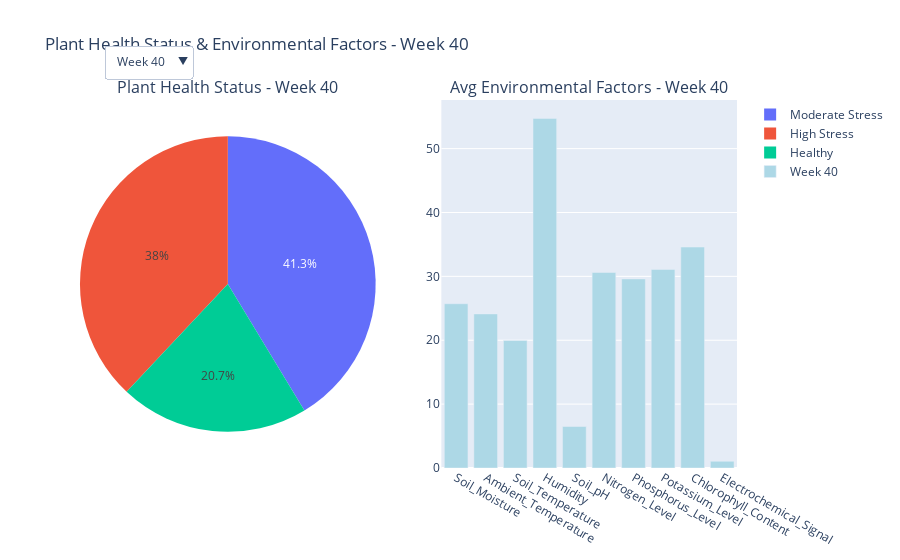

Source (notebook cell):
### Code cell
import os
import pandas as pd
import plotly.graph_objects as go
from plotly.subplots import make_subplots

# Get the file path from an environment variable
RAW_DATA_PATH = os.getenv("RAW_DATA_PATH")

# Load data
if RAW_DATA_PATH and os.path.exists(RAW_DATA_PATH):
    data = pd.read_csv(RAW_DATA_PATH)
else:
    raise FileNotFoundError("CSV file not found. Check RAW_DATA_PATH.")

# Convert timestamp column to datetime type
data['Timestamp'] = pd.to_datetime(data['Timestamp'])

# Extract week
data["Week"] = data["Timestamp"].dt.isocalendar().week

# Get unique weeks
unique_weeks = sorted(data["Week"].unique())

# Select key environmental features (excluding Light Intensity)
env_features = [
    "Soil_Moisture", "Ambient_Temperature", "Soil_Temperature", "Humidity", 
    "Soil_pH", "Nitrogen_Level", "Phosphorus_Level", 
    "Potassium_Level", "Chlorophyll_Content", "Electrochemical_Signal"
]

# --------- INITIAL DATA: First Available Week ---------
initial_week = unique_weeks[0]
filtered_data = data[data["Week"] == initial_week]

# Compute Plant Health Distribution (Tile 1)
plant_health_counts = filtered_data["Plant_Health_Status"].value_counts().reset_index()
plant_health_counts.columns = ["Plant_Health_Status", "Count"]

# Compute Avg Environmental Factors (Tile 2)
avg_values = filtered_data[env_features].mean()

# --------- CREATE SUBPLOTS ---------
fig = make_subplots(
    rows=1, cols=2,
    subplot_titles=(
        f"Plant Health Status - Week {initial_week}", 
        f"Avg Environmental Factors - Week {initial_week}"
    ),
    specs=[[{"type": "pie"}, {"type": "bar"}]]
)

# --------- TILE 1: PIE CHART (Plant Health Status) ---------
fig.add_trace(
    go.Pie(
        labels=plant_health_counts["Plant_Health_Status"], 
        values=plant_health_counts["Count"], 
        name=f"Week {initial_week}"
    ),
    row=1, col=1
)

# --------- TILE 2: BAR CHART (Avg Environmental Factors) ---------
fig.add_trace(
    go.Bar(
        x=env_features, 
        y=avg_values, 
        marker_color="lightblue",
        name=f"Week {initial_week}"
    ),
    row=1, col=2
)

# --------- CREATE DROPDOWN MENU ---------
dropdown_buttons = []

for week in unique_weeks:
    filtered_data = data[data["Week"] == week]

    # Compute Plant Health Distribution
    plant_health_counts = filtered_data["Plant_Health_Status"].value_counts().reset_index()
    plant_health_counts.columns = ["Plant_Health_Status", "Count"]

    # Compute Avg Environmental Factors
    avg_values = filtered_data[env_features].mean()

    dropdown_buttons.append(
        dict(
            label=f"Week {week}",
            method="update",
            args=[
                {"labels": [plant_health_counts["Plant_Health_Status"]],  # Update pie chart labels
                 "values": [plant_health_counts["Count"]],  # Update pie chart values
                 "y": [avg_values.tolist()]},  # Update bar chart y-values
                {"title.text": f"Plant Health Status & Environmental Factors - Week {week}"}
            ]
        )
    )

# --------- UPDATE FIGURE LAYOUT ---------
fig.update_layout(
    title_text=f"Plant Health Status & Environmental Factors - Week {initial_week}",
    updatemenus=[dict(
        buttons=dropdown_buttons,
        direction="down",
        showactive=True,
        x=0.17, y=1.15  # Adjust dropdown position
    )]
)

# Show the interactive visualization
fig.show()

### Figure 1 — Plotly figure (JSON) as saved in the notebook; plotly's stock layout.template omitted (floating-point values rounded to 4 significant figures)
{"data": [{"domain": {"x": [0, 0.45], "y": [0, 1]}, "labels": ["Moderate Stress", "High Stress", "Healthy"], "name": "Week 40", "type": "pie", "values": [62, 57, 31]}, {"marker": {"color": "lightblue"}, "name": "Week 40", "type": "bar", "x": ["Soil_Moisture", "Ambient_Temperature", "Soil_Temperature", "Humidity", "Soil_pH", "Nitrogen_Level", "Phosphorus_Level", "Potassium_Level", "Chlorophyll_Content", "Electrochemical_Signal"], "xaxis": "x", "y": [25.71, 24.12, 19.96, 54.73, 6.495, 30.61, 29.6, 31.08, 34.59, 1.051], "yaxis": "y"}], "layout": {"annotations": [{"font": {"size": 16}, "showarrow": false, "text": "Plant Health Status - Week 40", "x": 0.225, "xanchor": "center", "xref": "paper", "y": 1, "yanchor": "bottom", "yref": "paper"}, {"font": {"size": 16}, "showarrow": false, "text": "Avg Environmental Factors - Week 40", "x": 0.775, "xanchor": "center", "xref": "paper", "y": 1, "yanchor": "bottom", "yref": "paper"}], "title": {"text": "Plant Health Status & Environmental Factors - Week 40"}, "updatemenus": [{"buttons": [{"args": [{"labels": [["Moderate Stress", "High Stress", "Healthy"]], "values": [[62, 57, 31]], "y": [[25.71, 24.12, 19.96, 54.73, 6.495, 30.61, 29.6, 31.08, 34.59, 1.051]]}, {"title.text": "Plant Health Status & Environmental Factors - Week 40"}], "label": "Week 40", "method": "update"}, {"args": [{"labels": [["High Stress", "Healthy", "Moderate Stress"]], "values": [[113, 84, 83]], "y": [[25.88, 23.67, 19.79, 54.6, 6.489, 30.51, 30.15, 30.09, 34.76, 1.013]]}, {"title.text": "Plant Health Status & Environmental Factors - Week 41"}], "label": "Week 41", "method": "update"}, {"args": [{"labels": [["High Stress", "Moderate Stress", "Healthy"]], "values": [[122, 90, 68]], "y": [[24.52, 24.04, 20.12, 56.17, 6.54, 29.54, 31.49, 29.69, 34.09, 0.968]]}, {"title.text": "Plant Health Status & Environmental Factors - Week 42"}], "label": "Week 42", "method": "update"}, {"args": [{"labels": [["High Stress", "Moderate Stress", "Healthy"]], "values": [[126, 91, 63]], "y": [[24.75, 23.84, 20.23, 54.18, 6.564, 29.31, 30.27, 29.78, 35.33, 0.9234]]}, {"title.text": "Plant Health Status & Environmental Factors - Week 43"}], "label": "Week 43", "method": "update"}, {"args": [{"labels": [["High Stress", "Moderate Stress", "Healthy"]], "values": [[82, 75, 53]], "y": [[24.9, 24.5, 19.61, 54.41, 6.517, 31.03, 29.25, 30.45, 34.95, 1.021]]}, {"title.text": "Plant Health Status & Environmental Factors - Week 44"}], "label": "Week 44", "method": "update"}], "direction": "down", "showactive": true, "x": 0.17, "y": 1.15}], "xaxis": {"anchor": "y", "domain": [0.55, 1]}, "yaxis": {"anchor": "x", "domain": [0, 1]}}}
